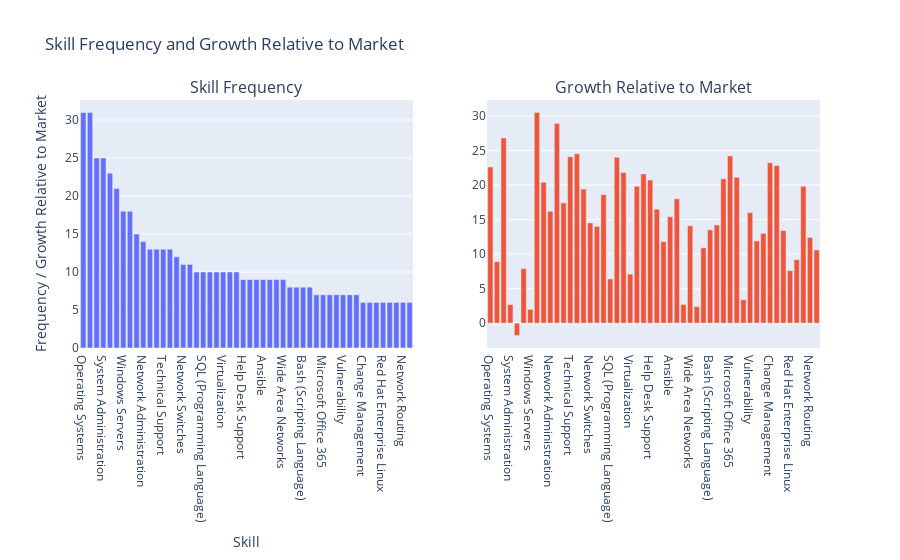

The code cell stored with this chart in its notebook:
### Code cell
# Create subplots
fig = make_subplots(rows=1, cols=2, subplot_titles=("Skill Frequency", "Growth Relative to Market"))

# Add trace for skill frequency
fig.add_trace(
    go.Bar(x=specialised_ncsa['skills'], y=specialised_ncsa['postings_prop'], name='Frequency'),
    row=1, col=1
)

# Add trace for growth relative to the market
fig.add_trace(
    go.Bar(x=specialised_ncsa['skills'], y=specialised_ncsa['skillgrowth_proj'], name='Growth Relative'),
    row=1, col=2
)

# Update layout
fig.update_layout(
    title='Skill Frequency and Growth Relative to Market',
    xaxis=dict(title='Skill'),
    yaxis=dict(title='Frequency / Growth Relative to Market'),
    showlegend=False  # Hide legend as it's not necessary in this case
)

# Show the figure
fig.show()

### Figure 1 — Plotly figure (JSON) as saved in the notebook; plotly's stock layout.template omitted (floating-point values rounded to 4 significant figures)
{"data": [{"name": "Frequency", "type": "bar", "x": ["Operating Systems", "Linux", "Computer Science", "System Administration", "Active Directory", "Scripting", "Windows Servers", "Automation", "Firewall", "Network Administration", "Microsoft Azure", "Windows PowerShell", "Technical Support", "Python (Programming Language)", "Backup Devices", "Network Switches", "Unix", "Local Area Networks", "SQL (Programming Language)", "Amazon Web Services", "Auditing", "Virtualization", "Project Management", "Information Systems", "Help Desk Support", "Disaster Recovery", "Dynamic Host Configuration Protocol (DHCP)", "Ansible", "Workflow Management", "Configuration Management", "Wide Area Networks", "Microsoft SharePoint", "Group Policy", "Bash (Scripting Language)", "Cyber Security", "Systems Engineering", "Microsoft Office 365", "Networking Hardware", "TCP/IP", "Vulnerability", "IT Infrastructure", "Virtual Private Networks (VPN)", "Change Management", "ServiceNow", "Network Security", "Red Hat Enterprise Linux", "Network Infrastructure", "Agile Methodology", "Network Routing", "Computer Networks"], "xaxis": "x", "y": [31, 31, 25, 25, 23, 21, 18, 18, 15, 14.0, 13, 13, 13, 13, 12, 11, 11, 10, 10, 10, 10, 10, 10, 10, 9, 9, 9, 9, 9, 9, 9, 8, 8, 8, 8, 7.0, 7.0, 7.0, 7.0, 7.0, 7.0, 7.0, 6, 6, 6, 6, 6, 6, 6, 6], "yaxis": "y"}, {"name": "Growth Relative", "type": "bar", "x": ["Operating Systems", "Linux", "Computer Science", "System Administration", "Active Directory", "Scripting", "Windows Servers", "Automation", "Firewall", "Network Administration", "Microsoft Azure", "Windows PowerShell", "Technical Support", "Python (Programming Language)", "Backup Devices", "Network Switches", "Unix", "Local Area Networks", "SQL (Programming Language)", "Amazon Web Services", "Auditing", "Virtualization", "Project Management", "Information Systems", "Help Desk Support", "Disaster Recovery", "Dynamic Host Configuration Protocol (DHCP)", "Ansible", "Workflow Management", "Configuration Management", "Wide Area Networks", "Microsoft SharePoint", "Group Policy", "Bash (Scripting Language)", "Cyber Security", "Systems Engineering", "Microsoft Office 365", "Networking Hardware", "TCP/IP", "Vulnerability", "IT Infrastructure", "Virtual Private Networks (VPN)", "Change Management", "ServiceNow", "Network Security", "Red Hat Enterprise Linux", "Network Infrastructure", "Agile Methodology", "Network Routing", "Computer Networks"], "xaxis": "x2", "y": [22.6, 8.9, 26.8, 2.7, -1.8, 7.9, 2, 30.5, 20.4, 16.2, 28.9, 17.4, 24.1, 24.5, 19.4, 14.5, 14.0, 18.6, 6.4, 24, 21.8, 7.1, 19.8, 21.6, 20.7, 16.5, 11.8, 15.4, 18, 2.7, 14.1, 2.4, 10.9, 13.5, 14.2, 20.9, 24.2, 21.1, 3.4, 16, 11.9, 13, 23.2, 22.8, 13.4, 7.6, 9.2, 19.8, 12.4, 10.6], "yaxis": "y2"}], "layout": {"annotations": [{"font": {"size": 16}, "showarrow": false, "text": "Skill Frequency", "x": 0.225, "xanchor": "center", "xref": "paper", "y": 1, "yanchor": "bottom", "yref": "paper"}, {"font": {"size": 16}, "showarrow": false, "text": "Growth Relative to Market", "x": 0.775, "xanchor": "center", "xref": "paper", "y": 1, "yanchor": "bottom", "yref": "paper"}], "autosize": true, "showlegend": false, "title": {"text": "Skill Frequency and Growth Relative to Market"}, "xaxis": {"anchor": "y", "autorange": true, "domain": [0, 0.45], "range": [-0.5, 49.5], "title": {"text": "Skill"}, "type": "category"}, "xaxis2": {"anchor": "y2", "autorange": true, "domain": [0.55, 1], "range": [-0.5, 49.5], "type": "category"}, "yaxis": {"anchor": "x", "autorange": true, "domain": [0, 1], "range": [0, 32.63], "title": {"text": "Frequency / Growth Relative to Market"}, "type": "linear"}, "yaxis2": {"anchor": "x2", "autorange": true, "domain": [0, 1], "range": [-3.594, 32.29], "type": "linear"}}}
